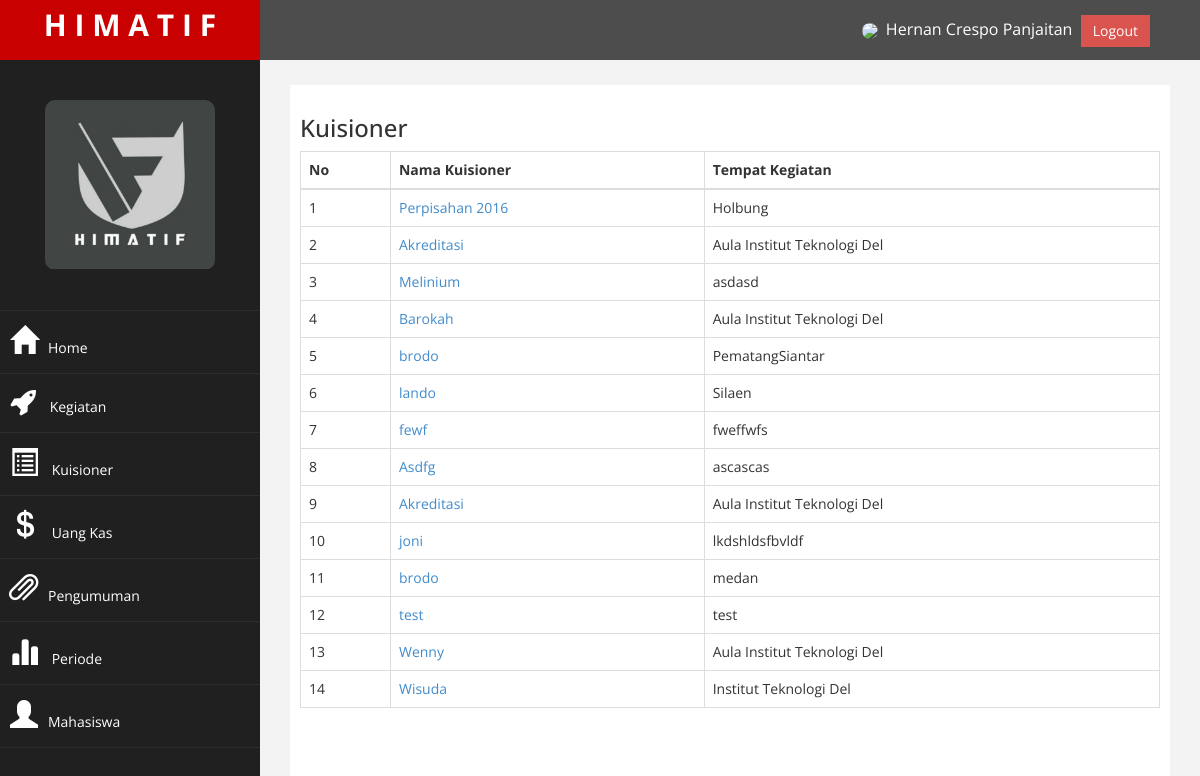
The app's page /Admin/index.php?halaman=dash_kuisioner (signed in) with its own data.
### tables this page shows
CREATE TABLE `kegiatan` (
  `kegiatan_id` int(11) NOT NULL,
  `bph_id` int(11) DEFAULT NULL,
  `periode_id` int(11) DEFAULT NULL,
  `nama_kegiatan` varchar(100) DEFAULT NULL,
  `waktu_kegiatan` date DEFAULT NULL,
  `tempat_kegiatan` varchar(100) DEFAULT NULL,
  `deskripsi_kegiatan` text,
  `foto_kegiatan` varchar(255) NOT NULL,
  `tanggal_berakhir` date NOT NULL,
  `status_kegiatan` varchar(100) NOT NULL
);

### Admin/dash_kuisioner.php (the view)
<h3>Kuisioner</h3>
<table class="table table-bordered">
	<thead>
		<tr>
			<th>No</th>
			<th>Nama Kuisioner</th>
			<th>Tempat Kegiatan</th>
		</tr>
	</thead>
	<tbody>
		<?php $nomor=1; ?>
		<?php $ambil=$koneksi->query("SELECT * FROM kegiatan"); ?>
		<?php while($pecah = $ambil->fetch_assoc()){ ?>
		<tr>
			<td><?php echo $nomor; ?></td>
			<td><a href=<?= '"index.php?halaman=kuisioner&id='.$pecah['kegiatan_id'] . '"'; ?>><?php echo $pecah['nama_kegiatan']; ?></td></a>
			<td><?php echo $pecah['tempat_kegiatan']; ?></td>
		</tr>
		<?php $nomor++; ?>
		<?php }  ?>
	</tbody>
</table>

### Admin/assets/css/custom.css (style rules this page uses)
body { font-family: 'Open Sans', sans-serif; }

### records on screen
kegiatan: nama_kegiatan "Perpisahan 2016", tempat_kegiatan "Holbung"
kegiatan: nama_kegiatan "Akreditasi", tempat_kegiatan "Aula Institut Teknologi Del"
kegiatan: nama_kegiatan "Melinium", tempat_kegiatan "asdasd"
kegiatan: nama_kegiatan "Barokah", tempat_kegiatan "Aula Institut Teknologi Del"
kegiatan: nama_kegiatan "brodo", tempat_kegiatan "PematangSiantar"
kegiatan: nama_kegiatan "lando", tempat_kegiatan "Silaen"
kegiatan: nama_kegiatan "fewf", tempat_kegiatan "fweffwfs"
kegiatan: nama_kegiatan "Asdfg", tempat_kegiatan "ascascas"
kegiatan: nama_kegiatan "Akreditasi", tempat_kegiatan "Aula Institut Teknologi Del"
kegiatan: nama_kegiatan "joni", tempat_kegiatan "lkdshldsfbvldf"
kegiatan: nama_kegiatan "brodo", tempat_kegiatan "medan"
kegiatan: nama_kegiatan "test", tempat_kegiatan "test"
kegiatan: nama_kegiatan "Wenny", tempat_kegiatan "Aula Institut Teknologi Del"
kegiatan: nama_kegiatan "Wisuda", tempat_kegiatan "Institut Teknologi Del"

### other values on screen
$_SESSION['mahasiswa']['nama'] "Hernan Crespo Panjaitan"
